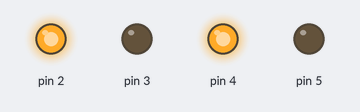
Recording of a sketch running on a simulated Arduino Uno, built with avr-gcc and run on an emulated ATmega328P. Shown: output pins drawn as LEDs (lit = HIGH). What the sketch prints to the serial monitor is not drawn.

Above: at 0.5 s.
At 2.7 s:
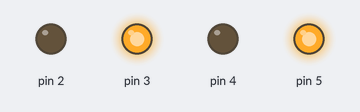
Timing chart, 0 to 3.5 s (numbered marks = the images above):
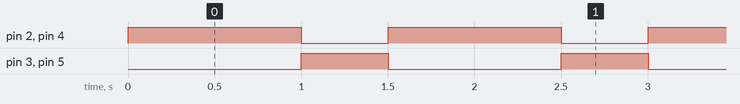

The sketch:

sketch_PARES_E_IMPARES.ino
```cpp
void setup()
{
 Serial.begin(9600);

 pinMode(3, OUTPUT);
 pinMode(2, OUTPUT);
 pinMode(5, OUTPUT);
 pinMode(4, OUTPUT);
}
void loop()
{
  int i;
  for (i = 0; i < 7; i++){
    Serial.print("i = ");
    Serial.println(i);
 }
 digitalWrite(4, HIGH);
 digitalWrite(3, LOW);
 digitalWrite(2, HIGH);
 digitalWrite(5, LOW);
 delay(1000);
 digitalWrite(4, LOW);
 digitalWrite(3, HIGH);
 digitalWrite(2, LOW);
 digitalWrite(5, HIGH);
 delay(500);
}
```

Measured:
- by itself, pin 2, pin 4: alternates HIGH for 1.0 s and LOW for 0.50 s
- by itself, pin 3, pin 5: alternates HIGH for 0.50 s and LOW for 1.0 s
